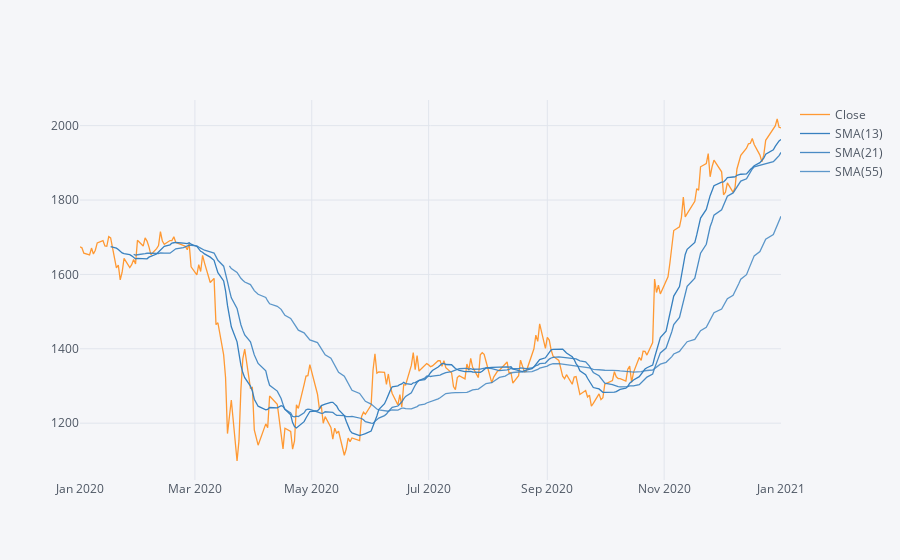

The code cell stored with this chart in its notebook:
### Code cell
KOTAK['Close']['2020-01-01':'2021-01-01'].ta_plot(study='sma',periods=[13,21,55],title='Simple Moving Averages')

### Figure 1 — Plotly figure (JSON) as saved in the notebook; plotly's stock layout.template omitted (floating-point values rounded to 4 significant figures; data arrays with more than 128 entries replaced by an {"elided": "..."} marker saying what was removed)
{"data": [{"line": {"color": "rgba(255, 153, 51, 1.0)", "dash": "solid", "shape": "linear", "width": 1.3}, "mode": "lines", "name": "Close", "text": "", "type": "scatter", "x": {"elided": "251 str values"}, "y": {"elided": "251 float values"}}, {"line": {"color": "rgba(55, 128, 191, 1.0)", "dash": "solid", "shape": "linear", "width": 1.3}, "mode": "lines", "name": "SMA(13)", "text": "", "type": "scatter", "x": {"elided": "251 str values"}, "y": {"elided": "251 mixed values"}}, {"line": {"color": "rgba(55, 128, 191, 0.8999999999999999)", "dash": "solid", "shape": "linear", "width": 1.3}, "mode": "lines", "name": "SMA(21)", "text": "", "type": "scatter", "x": {"elided": "251 str values"}, "y": {"elided": "251 mixed values"}}, {"line": {"color": "rgba(55, 128, 191, 0.7999999999999998)", "dash": "solid", "shape": "linear", "width": 1.3}, "mode": "lines", "name": "SMA(55)", "text": "", "type": "scatter", "x": {"elided": "251 str values"}, "y": {"elided": "251 mixed values"}}], "layout": {"legend": {"bgcolor": "#F5F6F9", "font": {"color": "#4D5663"}}, "paper_bgcolor": "#F5F6F9", "plot_bgcolor": "#F5F6F9", "title": {"font": {"color": "#4D5663"}}, "xaxis": {"gridcolor": "#E1E5ED", "showgrid": true, "tickfont": {"color": "#4D5663"}, "title": {"font": {"color": "#4D5663"}, "text": ""}, "zerolinecolor": "#E1E5ED"}, "yaxis": {"gridcolor": "#E1E5ED", "showgrid": true, "tickfont": {"color": "#4D5663"}, "title": {"font": {"color": "#4D5663"}, "text": ""}, "zerolinecolor": "#E1E5ED"}}}
